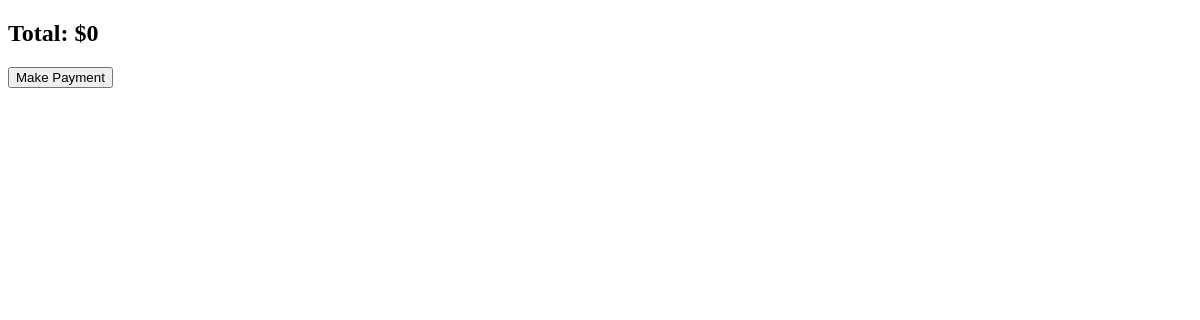
Page /checkout/ (signed in) on the earlier database version.
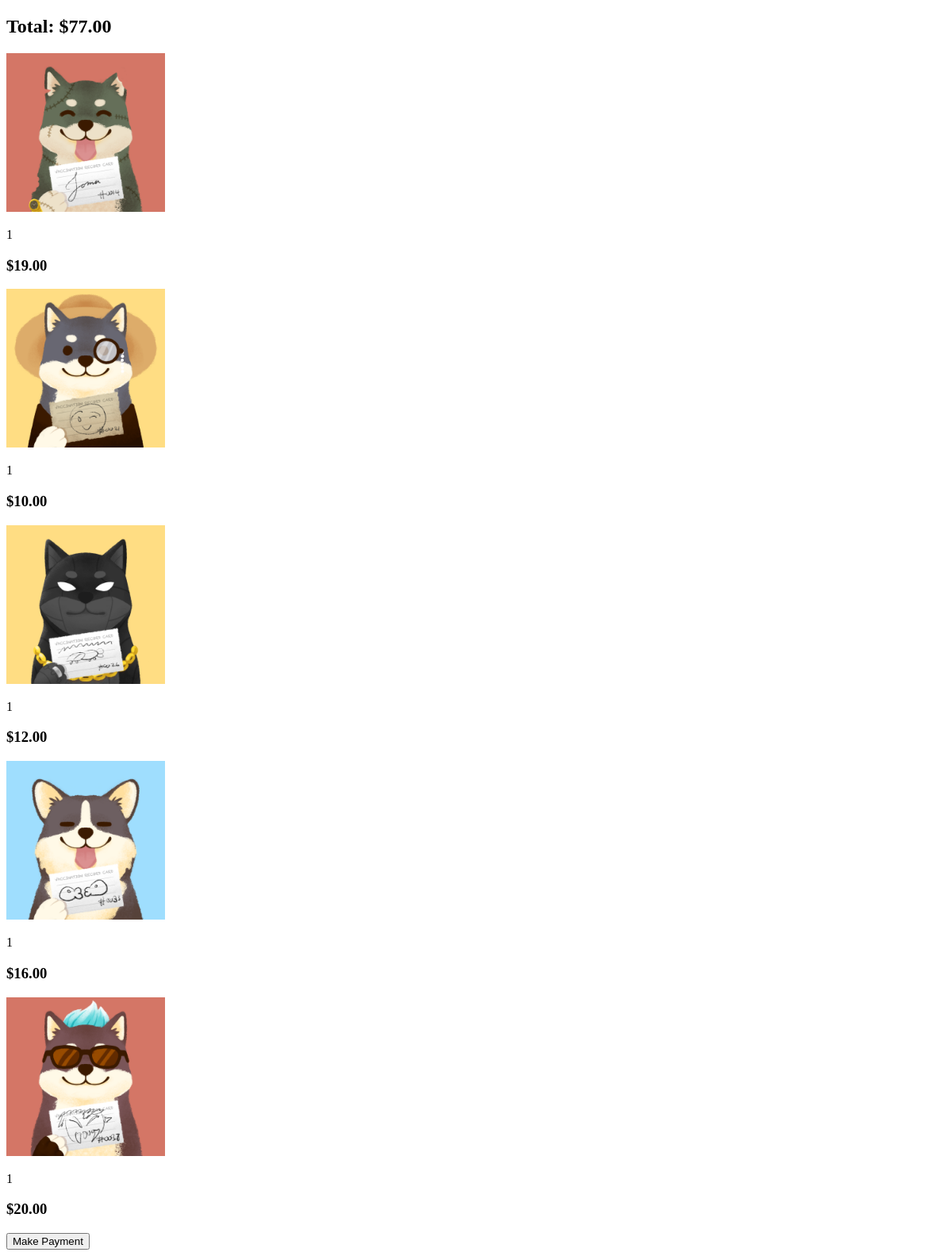
Same page on the later database version.
### app_amonze/models.py (models this page shows, shortened)
class Transaction (models.Model):
    transaction_id = models.BigAutoField(primary_key=True)
    customer = models.ForeignKey(Customer, on_delete=models.CASCADE, null=True, blank=True)
    date_ordered = models.DateTimeField(auto_now_add=True)
    complete = models.BooleanField(default=False, null=True, blank=True)
    @property
    def get_cart_total(self):
        transactionitems = self.transactionitem_set.all()
        total = sum([item.get_total for item in transactionitems])
        return total

class TransactionItem(models.Model):
    item = models.ForeignKey(Item, on_delete=models.SET_NULL, null=True, blank=True)
    transaction = models.ForeignKey(Transaction, on_delete=models.SET_NULL, null=True, blank=True)
    quantity = models.IntegerField(default=0, null=True, blank=True)
    @property
    def get_total(self):
        total = self.item.price * self.quantity
        return total

class Item (models.Model):
    item_id = models.BigAutoField(primary_key=True)
    item_name = models.CharField(max_length=50)
    item_image = models.ImageField(null=True)
    description = models.TextField(default="No description")
    price = models.DecimalField(max_digits=5, decimal_places=2, default=0.00)

### app_amonze/views.py (the view)
# urls.py: path('checkout/', views.checkout, name='checkout'),
def checkout(request):
    if request.user.is_authenticated:
        customer = request.user.customer
        transactions, created = Transaction.objects.get_or_create(customer=customer, complete = False)
        items = TransactionItem.objects.filter(transaction=transactions)
    else:
        items = []
        transactions = {'get_cart_total':0, 'shipping':False}
    context = {'items':items, 'transaction':transactions}
    return render(request, 'checkout.html', context)

### app_amonze/templates/checkout.html (shortened to what this page needs)
{% load static %}
<!DOCTYPE html>
<html lang="en">
<head>
</head>
<body>
    <h2>Total: ${{ transaction.get_cart_total }}</h2>
    <div class="cart_container">
        {% for item in items %}
        <div class="item_img">
            <img src="/media/{{ item.item.item_image }}">
        </div>
        <p>{{item.quantity}}</p>
        <h3>${{item.get_total|floatformat:2}}</h3>
        {% endfor %}
    </div>
    <div class="payment">
        <button id="make-payment">Make Payment</button>
    </div>
</body>
</html>

Differences in the rows shown:
computed for Transaction: get_cart_total "0" → "77.00"
added TransactionItem: item.item_image (picture), quantity "1", get_total "19.00"
added TransactionItem: item.item_image (picture), quantity "1", get_total "10.00"
added TransactionItem: item.item_image (picture), quantity "1", get_total "12.00"
added TransactionItem: item.item_image (picture), quantity "1", get_total "16.00"
added TransactionItem: item.item_image (picture), quantity "1", get_total "20.00"
